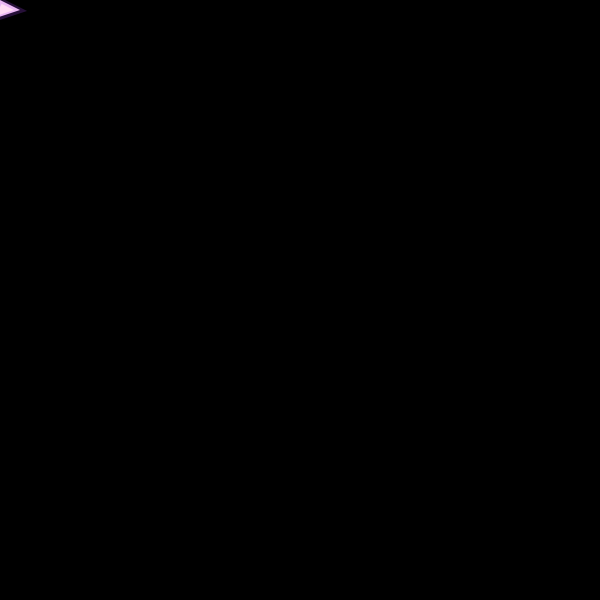
Frame 1 (no input)
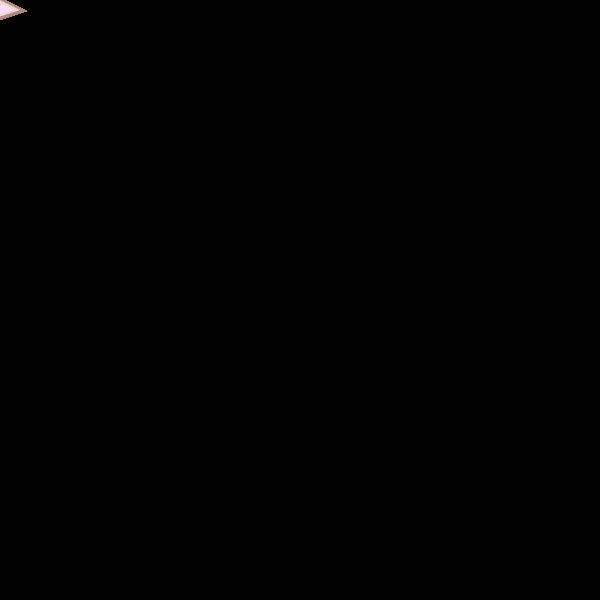
Frame 60 (the mouse pressed at the canvas centre just before this capture)
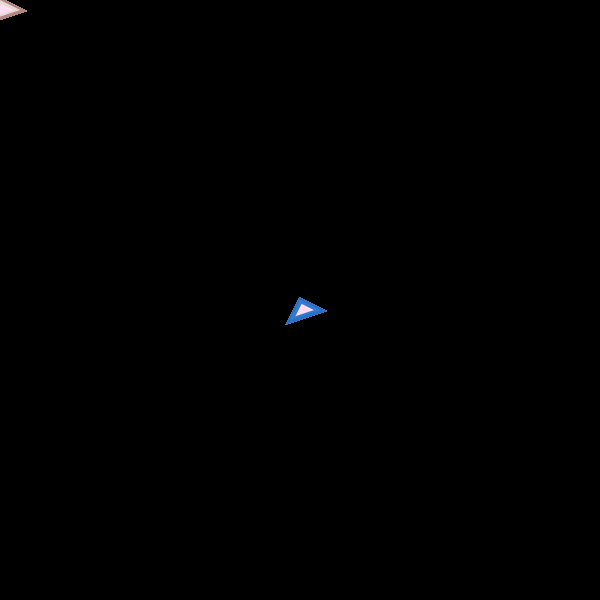
Frame 120 (the mouse held since frame 60 and released just before this capture)

The Processing sketch that drew these frames (run headless with seeded random() and noise(); from frame 60 on, the mouse is pressed at the canvas centre):

// Processing sketch: processing_161632
// ── processing_161632.pde

void setup()
{
  size(600,600);
  background(0);
}

void draw()
{
  
    fill(255,219,244);
    stroke(random(255),random(255),random(255),random(255));
    strokeWeight(5);
    triangle(mouseX-10,mouseY+20,mouseX,mouseY, mouseX+20,mouseY+10);
  
}
